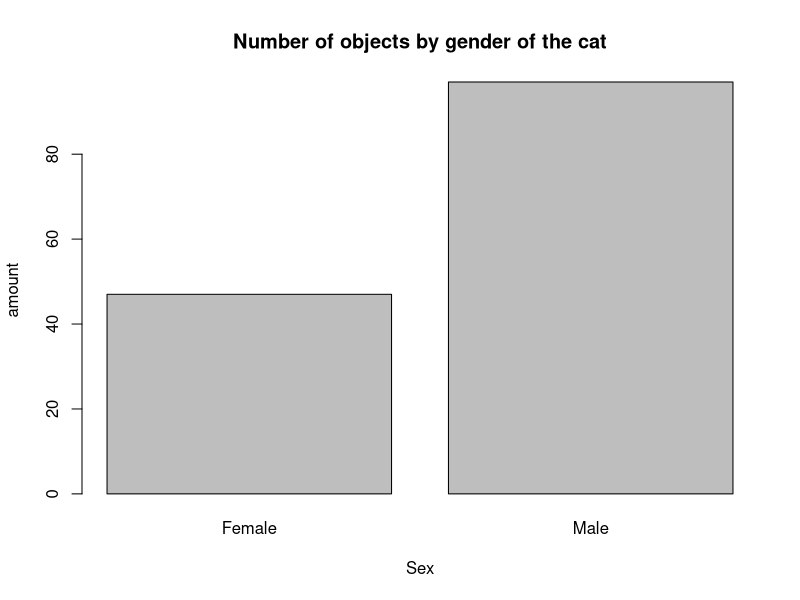
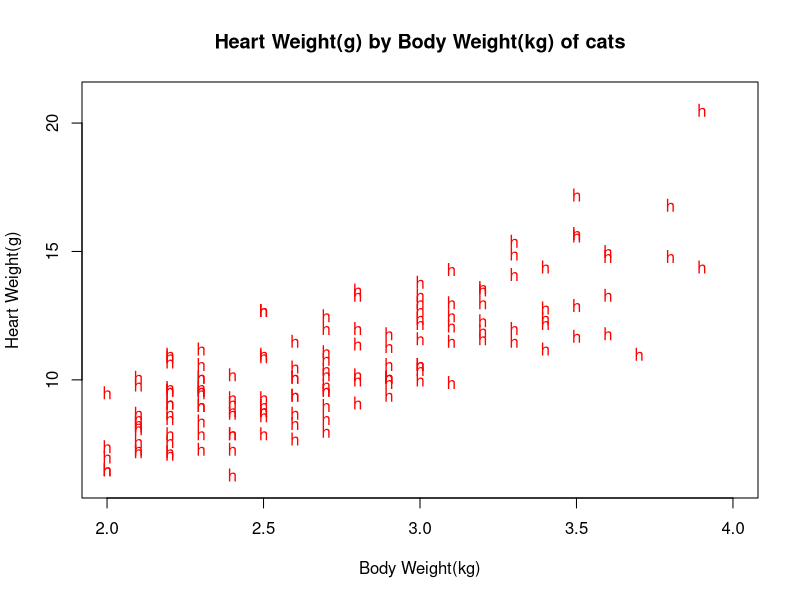

Source code (R) for these figures, in order:
library(MASS)
cats
summary(cats)
k<-table(cats$Sex)
barplot(k,main="Number of objects by gender of the cat",xlab ="Sex",ylab="amount",names=c("Female","Male"))
x<-c(cats$Bwt)
y<-c(cats$Hwt)
plot(x,y,xlim = c(2,4),ylim = c(6,21),xlab="Body Weight(kg)",ylab="Heart Weight(g)",main="Heart Weight(g) by Body Weight(kg) of cats",col="red",pch="heart")
